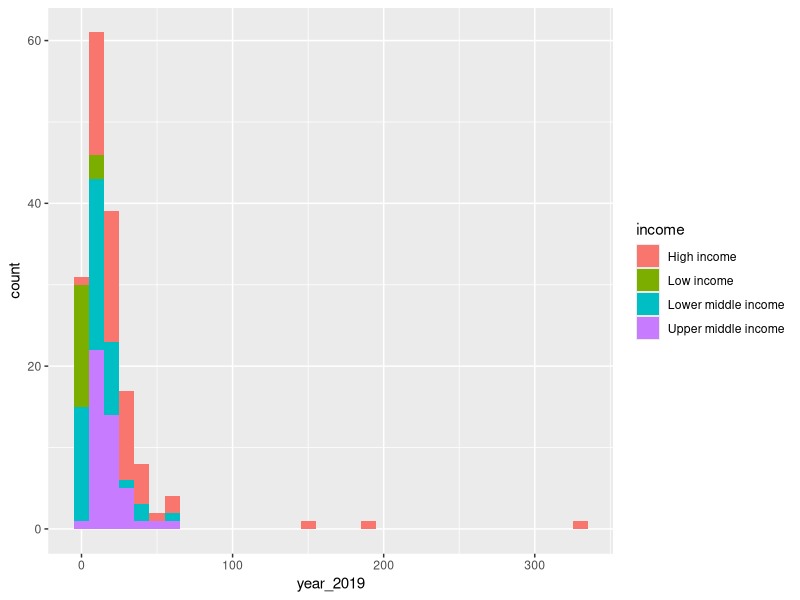
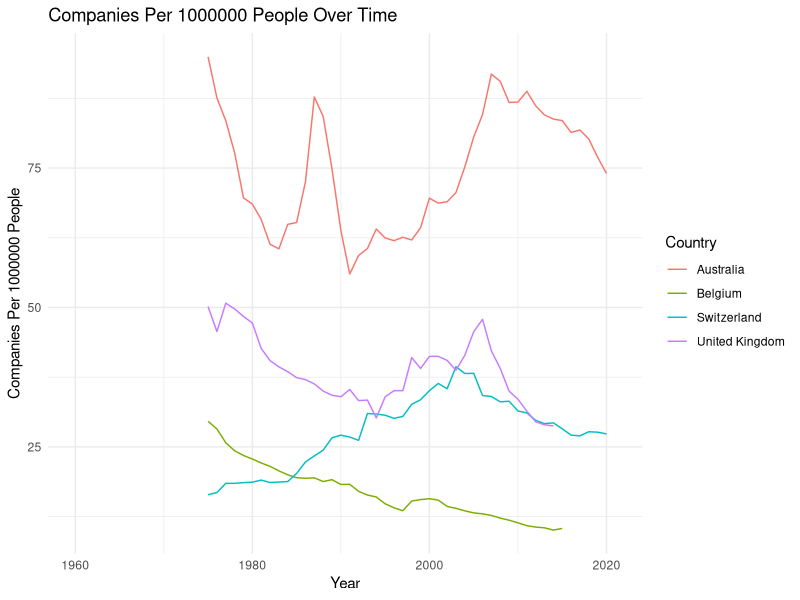

The R script that drew these images, in order:
## ---- chunk 1
# Load the necessary libraries
library(dplyr)

# Load the data into data frames
df <- read.csv("global_financial_development.csv")
df_code <- read.csv("GFD_indicators.csv")

# Display a subset of the data frame df consisting of the first 5 rows and the columns country, indicator_code, year_2019
subset_df <- df %>% select(country, indicator_code, year_2019) %>% head(5)
print(subset_df)

# Display a subset of the data frame di_code consisting of the first 5 rows and all columns
subset_df_code <- df_code %>% head(5)
print(subset_df_code)

## ---- chunk 2
# Merge the data frames df and di_code into a new data frame df_merged based on the column indicator_code
df_merged <- merge(df, df_code, by = "indicator_code")

# Remove the indicator_code column from the merged data frame
df_merged <- df_merged %>% select(-indicator_code)

# Display a subset of df_merged consisting of the first 6 rows and the columns country, indicator_name, year_2019
subset_df_merged <- df_merged %>% select(country, indicator_name, year_2019) %>% head(6)
print(subset_df_merged)
## ---- chunk 3
# Create a new data frame df_stock containing rows where the indicator_name is StockMarketReturn
df_stock <- df_merged %>% filter(indicator_name == "StockMarketReturn")

# Reorder rows based on the values in the column year_2019 in descending order
df_stock <- df_stock %>% arrange(desc(year_2019))

# Display a subset of df_stock consisting of the first 5 rows and the columns country, year_2019, year_2020, year_2021
subset_df_stock <- df_stock %>% select(country, year_2019, year_2020, year_2021) %>% head(5)
print(subset_df_stock)
df_merged %>% head(5)
## ---- chunk 4
# 创建一个包含所有国家的独立数据框
all_countries <- df_merged %>%
  select(country) %>%
  distinct()

# 创建一个包含5个indicator的数据框
all_indicators <- df_merged %>%
  select(indicator_name) %>%
  distinct()

# 创建一个空的数据框 df_summary
df_summary <- data.frame(
  country = character(0),
  BankAccountsPer1000Adults = numeric(0),
  BankBranchesPer100000Adults = numeric(0),
  Top5BankAsset = numeric(0),
  CompaniesPer1000000People = numeric(0),
  StockMarketReturn = numeric(0),
  stringsAsFactors = FALSE
)

# 循环遍历每个国家
for (i in 1:nrow(all_countries)) {
  country <- all_countries$country[i]

  # 循环遍历每个指标
  for (j in 1:nrow(all_indicators)) {
    indicator <- all_indicators$indicator_name[j]

    # 根据国家和指标筛选数据
    subset_data <- df_merged %>% 
      filter(country == country, indicator_name == indicator)

    # 提取每一行中非缺失值的数据
    row_values <- unlist(subset_data[, 6:ncol(subset_data)], use.names = FALSE)
    non_missing_values <- row_values[!is.na(row_values)]

    # 创建一个新的行数据
    new_row <- data.frame(
      country = country,
      BankAccountsPer1000Adults = NaN,
      BankBranchesPer100000Adults = NaN,
      Top5BankAsset = NaN,
      CompaniesPer1000000People = NaN,
      StockMarketReturn = NaN,
      stringsAsFactors = FALSE
    )

    # 计算均值
    if (length(non_missing_values) >= 5) {
      new_row[[paste(indicator)]] <- mean(sort(non_missing_values, decreasing = TRUE)[1:5])
    } else if (length(non_missing_values) > 0) {
      new_row[[paste(indicator)]] <- mean(non_missing_values)
    } else {
      new_row[[paste(indicator)]] <- NaN
    }

    # 将新行添加到 df_summary 中
    df_summary <- bind_rows(df_summary, new_row)
  }
}

# 显示 df_summary
df_summary

## ---- chunk 5
library(ggplot2)
library(dplyr)

selected_data <- df_merged[, c("year_2019", "income","indicator_name")] 

filtered_data <- selected_data[!is.na(selected_data$year_2019) & selected_data$year_2019 <= 500 & selected_data$indicator_name == "BankBranchesPer100000Adults" ,]
print(filtered_data)

grouped_data <- filtered_data %>% group_by(income)  %>% arrange(income)
grouped_data

histogram <- ggplot(grouped_data, aes(x = year_2019, fill = income)) +
  geom_histogram(binwidth = 10)
  labs(x = "Bank Branches Per 100000 Adults", y = "count") +
  scale_fill_manual(values = c("High income" = "gray", 
                               "Low income" = "gray", 
                               "Lower middle income" = "gray",
                               "Upper middle income" = "gray")) +
  scale_color_manual(values = c("High income" = "red", 
                                "Low income" = "green", 
                                "Lower middle income" = "blue",
                                "Upper middle income" = "purple")) + theme_minimal()
print(histogram)
## ---- chunk 6
library(ggplot2)
library(dplyr)
library(tidyr)
library(stringr)

# Filter data for the specified countries and indicators
selected_countries <- c("Australia", "Belgium", "Switzerland", "United Kingdom")
selected_indicators <- "CompaniesPer1000000People"

filtered_data <- df_merged %>%
  filter(country %in% selected_countries & indicator_name %in% selected_indicators) %>%
  select(country, indicator_name, starts_with("year"))

# Reshape the data to long format for ggplot
long_data <- filtered_data %>%
  pivot_longer(cols = starts_with("year"), names_to = "year", values_to = "value") %>%
  mutate(year = as.numeric(str_replace(year, "year_", "")))

# Set plot parameters
options(repr.plot.width = 10, repr.plot.height = 6)

# Create the line plot
ggplot(long_data, aes(x = year, y = value, color = country)) +
  geom_line() +
  labs(title = "Companies Per 1000000 People Over Time",
       x = "Year",
       y = "Companies Per 1000000 People",
       color = "Country") +
  theme_minimal()


